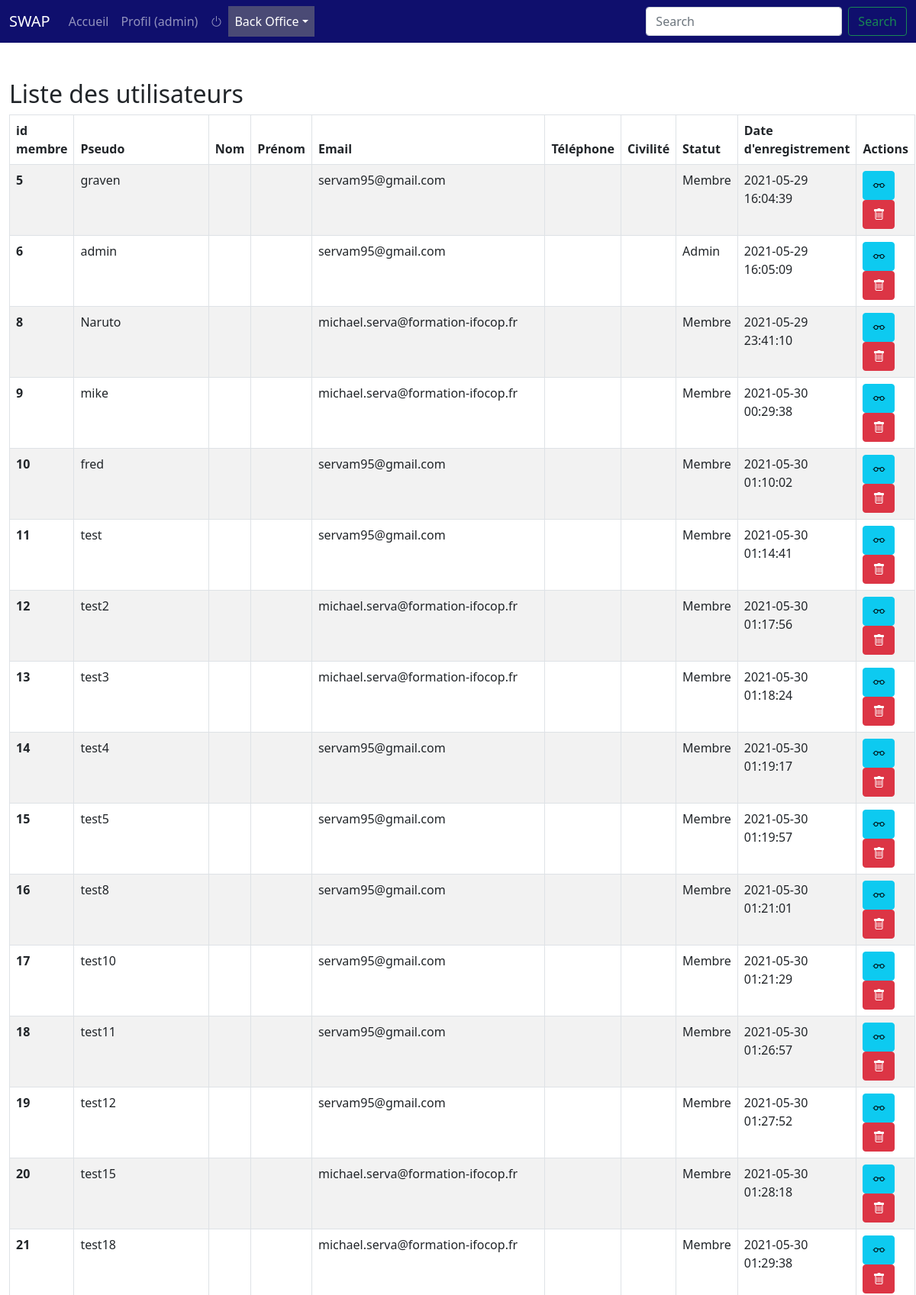
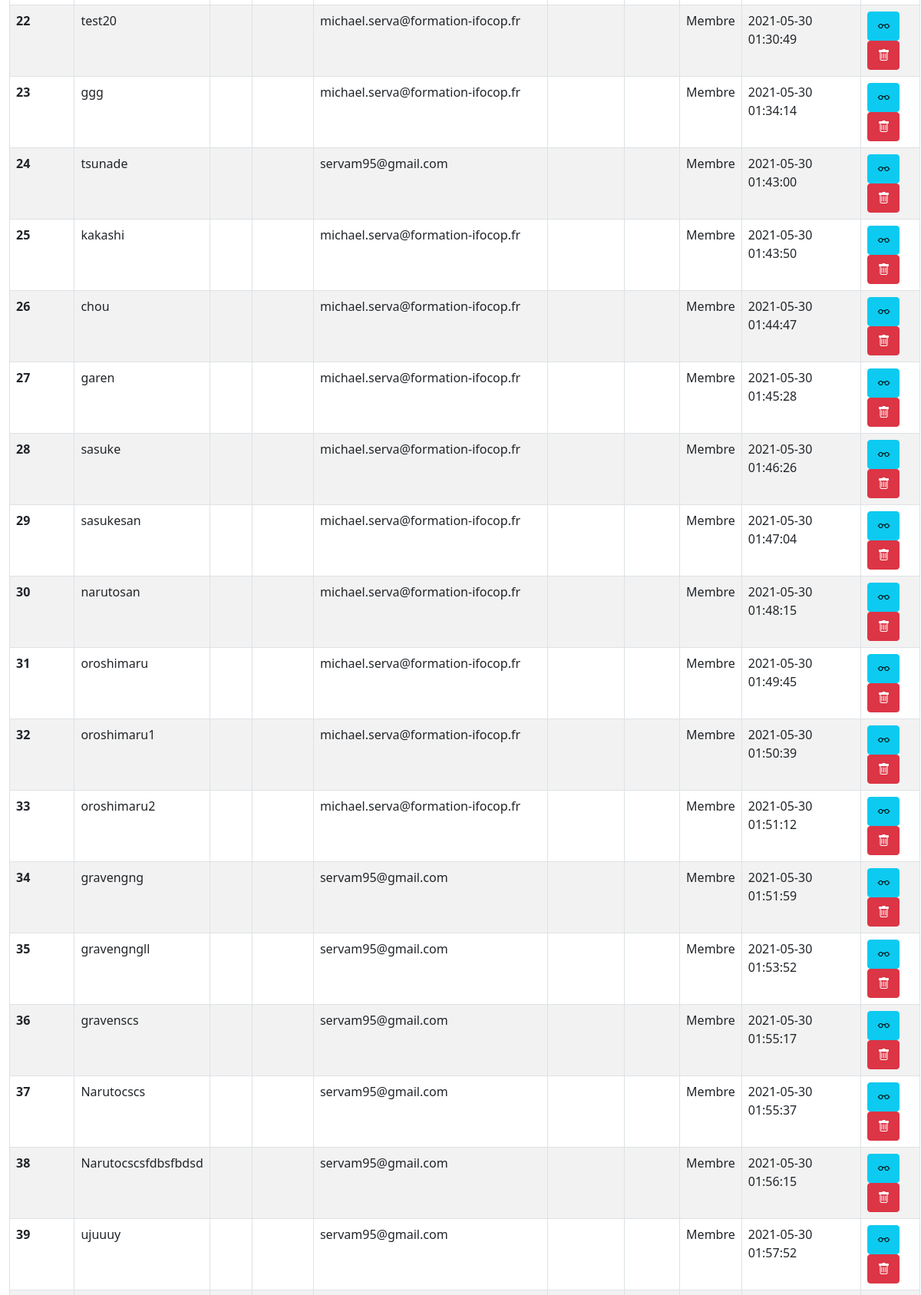
The page /backOffice/gestion_membres.php (signed in, upper part) on the database its author committed (2 pictures, top to bottom).
### tables this page shows
CREATE TABLE IF NOT EXISTS `membre` (
  `id_membre` INT(3) NOT NULL AUTO_INCREMENT,
  `pseudo` VARCHAR(20) NULL DEFAULT NULL,
  `mdp` VARCHAR(60) NULL DEFAULT NULL,
  `nom` VARCHAR(20) NULL DEFAULT NULL,
  `prenom` VARCHAR(20) NULL DEFAULT NULL,
  `telephone` VARCHAR(20) NULL DEFAULT NULL,
  `email` VARCHAR(50) NULL DEFAULT NULL,
  `civilite` ENUM('m', 'f') NULL DEFAULT NULL,
  `satut` INT(1) NULL DEFAULT NULL,
  `date_enregistrement` DATETIME NULL DEFAULT NULL,
  PRIMARY KEY (`id_membre`));

### includes/functions.php (called while the page is built, shortened)
<?php
function sql(string $requete, array $params = array()): PDOStatement
{
    global $pdo;
    $statement = $pdo->prepare($requete);
    $statement->execute();
    return $statement;
}
  ?>

### backOffice/gestion_membres.php (the view, shortened to what this page needs)
<?php
require_once('../includes/init.php');
require_once('../includes/functions.php');
$membres = sql("SELECT `id_membre`,`id_membre`, `pseudo`,`nom`,`prenom`,`email`,`telephone`,`civilite`,`statut`,`date_enregistrement` FROM `membre` ORDER BY id_membre");
require_once('../includes/header.php');
?>
<div class="container-fluid">
    <?php if ($membres->rowCount() > 0) : ?>
        <h2>Liste des utilisateurs</h2>
        <table class="table table-striped table-hover border table-bordered display" id="example" style="width:100%">
            <thead>
                <tr>
                    <th scope="col">id membre</th>
                    <th scope="col">Pseudo</th>
                    <th scope="col">Nom</th>
                    <th scope="col">Prénom</th>
                    <th scope="col">Email</th>
                    <th scope="col">Téléphone</th>
                    <th scope="col">Civilité</th>
                    <th scope="col">Statut</th>
                    <th scope="col">Date d'enregistrement</th>
                    <th scope="col">Actions</th>
                </tr>
            </thead>
            <tbody>
                <?php while ($membre = $membres->fetch()) : ?>
                    <tr>
                        <th scope="row"><?= $membre['id_membre'] ?></th>
                        <td><?= $membre['pseudo'] ?></td>
                        <td><?= $membre['nom'] ?></td>
                        <td><?= $membre['prenom'] ?></td>
                        <td><?= $membre['email'] ?></td>
                        <td><?= $membre['telephone'] ?></td>
                        <td><?= $membre['civilite'] ?></td>
                        <td><?= ($membre['statut'] == 0) ?  'Membre' : 'Admin' ?></td>
                        <td><?= $membre['date_enregistrement'] ?></td>
                        <td>
                            <a href="?action=view&id=<?= $membre['id_membre'] ?>" class="btn btn-info confirm">
                                <i class="bi bi-eyeglasses"></i>
                            </a>
                            <a href="?action=delete&id=<?= $membre['id_membre'] ?>" class="btn btn-danger confirm">
                                <i class="bi bi-trash"></i>
                            </a>
                        </td>
                    </tr>
                <?php endwhile; ?>
            </tbody>
        </table>
    <?php else : ?>
        <div class="mt-4 alert alert-info">Il n'y a aucun membre</div>
    <?php endif; ?>
<?php
require_once('../includes/footer.php');

### css/style.css (style rules this page uses)
:root { --main-color: rgb(15, 15, 109); }
html { min-height: 100vh; position: relative; overflow-x: hidden; }

### rows shown on the page
membre: id_membre "5", pseudo "graven", email "servam95@gmail.com", shows "Membre", date_enregistrement "2021-05-29 16:04:39"
membre: id_membre "6", pseudo "admin", email "servam95@gmail.com", statut "Admin", date_enregistrement "2021-05-29 16:05:09"
membre: id_membre "8", pseudo "Naruto", email "michael.serva@formation-ifocop.fr", shows "Membre", date_enregistrement "2021-05-29 23:41:10"
membre: id_membre "9", pseudo "mike", email "michael.serva@formation-ifocop.fr", shows "Membre", date_enregistrement "2021-05-30 00:29:38"
membre: id_membre "10", pseudo "fred", email "servam95@gmail.com", shows "Membre", date_enregistrement "2021-05-30 01:10:02"
membre: id_membre "11", pseudo "test", email "servam95@gmail.com", shows "Membre", date_enregistrement "2021-05-30 01:14:41"
membre: id_membre "12", pseudo "test2", email "michael.serva@formation-ifocop.fr", shows "Membre", date_enregistrement "2021-05-30 01:17:56"
membre: id_membre "13", pseudo "test3", email "michael.serva@formation-ifocop.fr", shows "Membre", date_enregistrement "2021-05-30 01:18:24"
membre: id_membre "14", pseudo "test4", email "servam95@gmail.com", shows "Membre", date_enregistrement "2021-05-30 01:19:17"
membre: id_membre "15", pseudo "test5", email "servam95@gmail.com", shows "Membre", date_enregistrement "2021-05-30 01:19:57"
membre: id_membre "16", pseudo "test8", email "servam95@gmail.com", shows "Membre", date_enregistrement "2021-05-30 01:21:01"
membre: id_membre "17", pseudo "test10", email "servam95@gmail.com", shows "Membre", date_enregistrement "2021-05-30 01:21:29"
membre: id_membre "18", pseudo "test11", email "servam95@gmail.com", shows "Membre", date_enregistrement "2021-05-30 01:26:57"
membre: id_membre "19", pseudo "test12", email "servam95@gmail.com", shows "Membre", date_enregistrement "2021-05-30 01:27:52"
membre: id_membre "20", pseudo "test15", email "michael.serva@formation-ifocop.fr", shows "Membre", date_enregistrement "2021-05-30 01:28:18"
membre: id_membre "21", pseudo "test18", email "michael.serva@formation-ifocop.fr", shows "Membre", date_enregistrement "2021-05-30 01:29:38"
membre: id_membre "22", pseudo "test20", email "michael.serva@formation-ifocop.fr", shows "Membre", date_enregistrement "2021-05-30 01:30:49"
membre: id_membre "23", pseudo "ggg", email "michael.serva@formation-ifocop.fr", shows "Membre", date_enregistrement "2021-05-30 01:34:14"
membre: id_membre "24", pseudo "tsunade", email "servam95@gmail.com", shows "Membre", date_enregistrement "2021-05-30 01:43:00"
membre: id_membre "25", pseudo "kakashi", email "michael.serva@formation-ifocop.fr", shows "Membre", date_enregistrement "2021-05-30 01:43:50"
membre: id_membre "26", pseudo "chou", email "michael.serva@formation-ifocop.fr", shows "Membre", date_enregistrement "2021-05-30 01:44:47"
membre: id_membre "27", pseudo "garen", email "michael.serva@formation-ifocop.fr", shows "Membre", date_enregistrement "2021-05-30 01:45:28"
membre: id_membre "28", pseudo "sasuke", email "michael.serva@formation-ifocop.fr", shows "Membre", date_enregistrement "2021-05-30 01:46:26"
membre: id_membre "29", pseudo "sasukesan", email "michael.serva@formation-ifocop.fr", shows "Membre", date_enregistrement "2021-05-30 01:47:04"
membre: id_membre "30", pseudo "narutosan", email "michael.serva@formation-ifocop.fr", shows "Membre", date_enregistrement "2021-05-30 01:48:15"
membre: id_membre "31", pseudo "oroshimaru", email "michael.serva@formation-ifocop.fr", shows "Membre", date_enregistrement "2021-05-30 01:49:45"
membre: id_membre "32", pseudo "oroshimaru1", email "michael.serva@formation-ifocop.fr", shows "Membre", date_enregistrement "2021-05-30 01:50:39"
membre: id_membre "33", pseudo "oroshimaru2", email "michael.serva@formation-ifocop.fr", shows "Membre", date_enregistrement "2021-05-30 01:51:12"
membre: id_membre "34", pseudo "gravengng", email "servam95@gmail.com", shows "Membre", date_enregistrement "2021-05-30 01:51:59"
membre: id_membre "35", pseudo "gravengngll", email "servam95@gmail.com", shows "Membre", date_enregistrement "2021-05-30 01:53:52"
membre: id_membre "36", pseudo "gravenscs", email "servam95@gmail.com", shows "Membre", date_enregistrement "2021-05-30 01:55:17"
membre: id_membre "37", pseudo "Narutocscs", email "servam95@gmail.com", shows "Membre", date_enregistrement "2021-05-30 01:55:37"
membre: id_membre "38", pseudo "Narutocscsfdbsfbdsd", email "servam95@gmail.com", shows "Membre", date_enregistrement "2021-05-30 01:56:15"
membre: id_membre "39", pseudo "ujuuuy", email "servam95@gmail.com", shows "Membre", date_enregistrement "2021-05-30 01:57:52"

### other values the page prints
SITETITLE "SWAP"
$_SESSION['user']['pseudo'] "admin"
